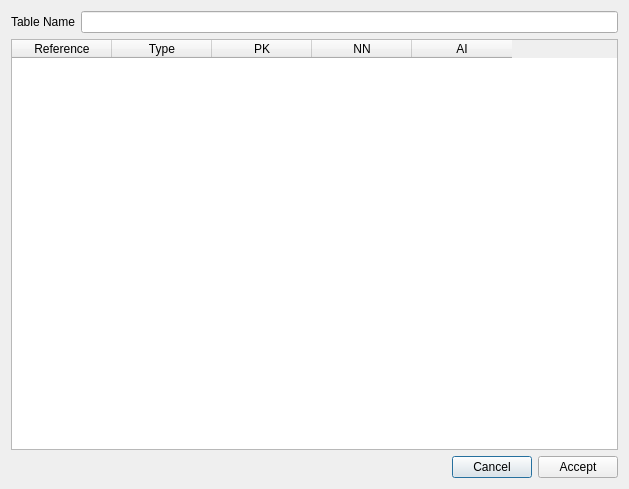
<?xml version="1.0" encoding="UTF-8"?>
<ui version="4.0">
 <class>newTableDialog</class>
 <widget class="QDialog" name="newTableDialog">
  <property name="geometry">
   <rect>
    <x>0</x>
    <y>0</y>
    <width>629</width>
    <height>489</height>
   </rect>
  </property>
  <property name="windowTitle">
   <string>New Table</string>
  </property>
  <layout class="QGridLayout" name="gridLayout">
   <item row="1" column="0">
    <widget class="QTableWidget" name="tableWidget">
     <property name="contextMenuPolicy">
      <enum>Qt::ActionsContextMenu</enum>
     </property>
     <column>
      <property name="text">
       <string>Reference</string>
      </property>
     </column>
     <column>
      <property name="text">
       <string>Type</string>
      </property>
     </column>
     <column>
      <property name="text">
       <string>PK</string>
      </property>
     </column>
     <column>
      <property name="text">
       <string>NN</string>
      </property>
     </column>
     <column>
      <property name="text">
       <string>AI</string>
      </property>
     </column>
    </widget>
   </item>
   <item row="0" column="0">
    <layout class="QHBoxLayout" name="horizontalLayout_2">
     <item>
      <widget class="QLabel" name="label">
       <property name="text">
        <string>Table Name</string>
       </property>
      </widget>
     </item>
     <item>
      <widget class="QLineEdit" name="name"/>
     </item>
    </layout>
   </item>
   <item row="2" column="0">
    <layout class="QHBoxLayout" name="horizontalLayout">
     <item>
      <spacer name="horizontalSpacer">
       <property name="orientation">
        <enum>Qt::Horizontal</enum>
       </property>
       <property name="sizeHint" stdset="0">
        <size>
         <width>40</width>
         <height>20</height>
        </size>
       </property>
      </spacer>
     </item>
     <item>
      <widget class="QPushButton" name="cancel">
       <property name="text">
        <string>Cancel</string>
       </property>
      </widget>
     </item>
     <item>
      <widget class="QPushButton" name="accept">
       <property name="text">
        <string>Accept</string>
       </property>
      </widget>
     </item>
    </layout>
   </item>
  </layout>
 </widget>
 <resources/>
 <connections/>
</ui>
